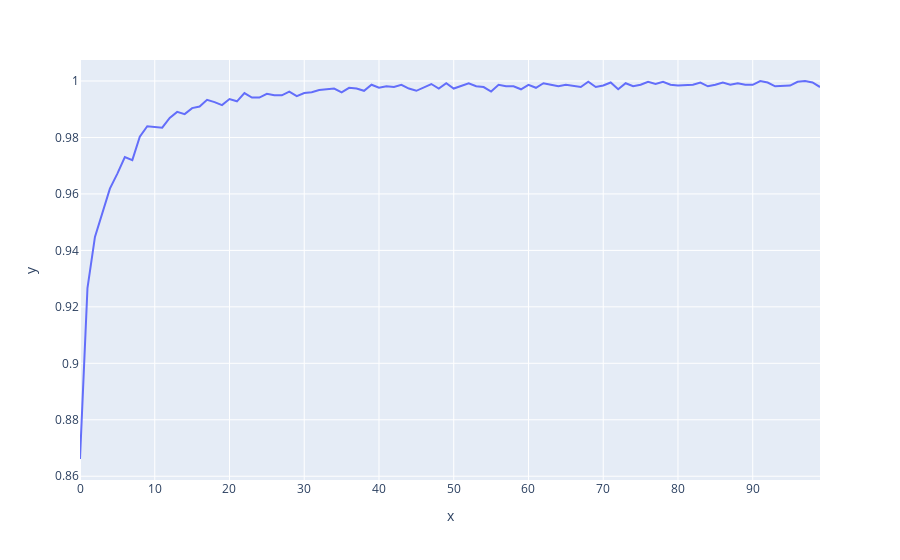
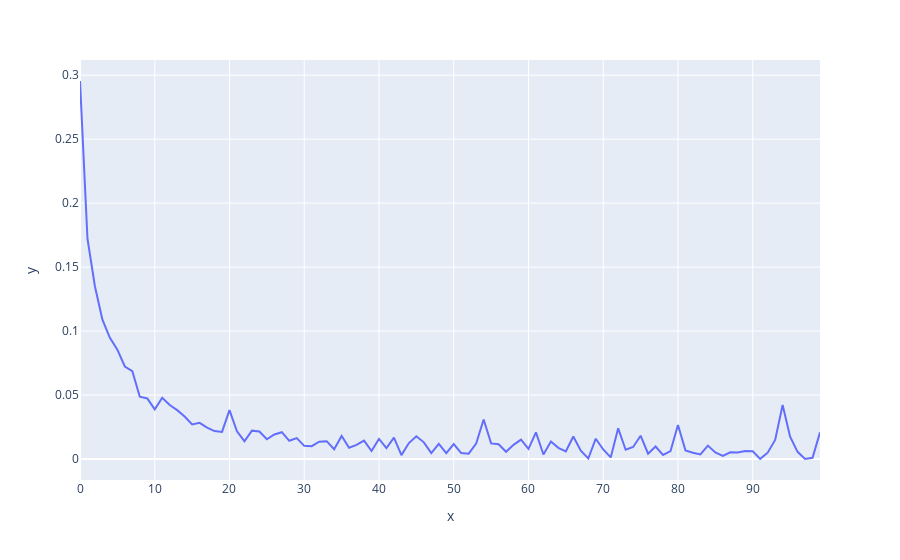

Here is the notebook cell these charts were saved with, in order:
### Markdown cell above
# Accuracy and Loss plot

### Code cell
import plotly.express as px

fig = px.line(y=history.history['accuracy'])
fig.show()
fig = px.line(y=history.history['loss'])
fig.show()
